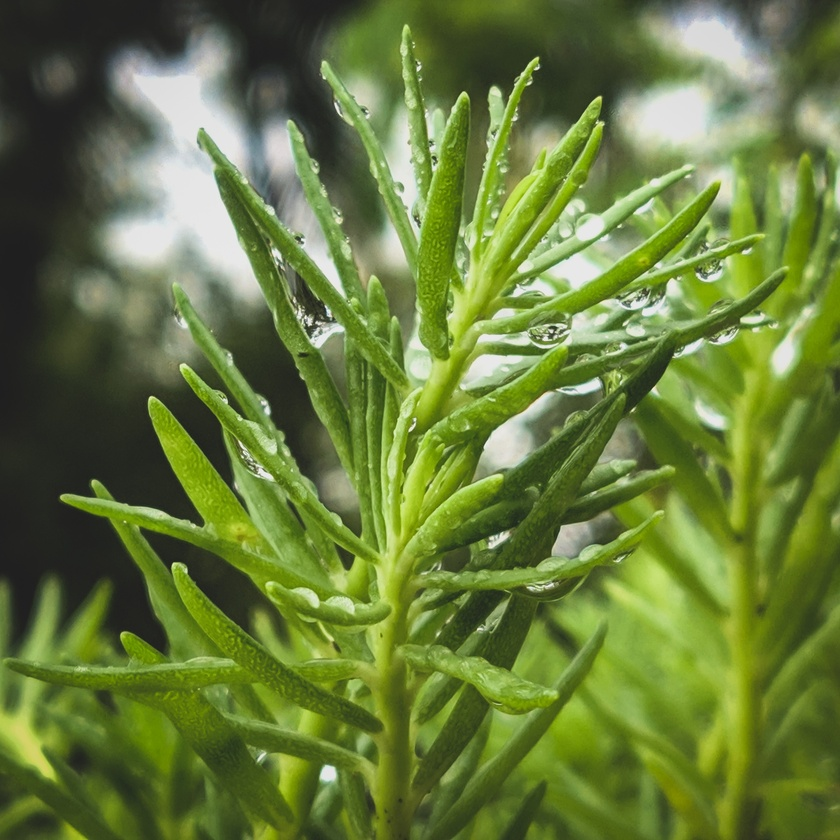
#> input picture NewDMasgn/harry.jpg, 840 x 840 px, shrunk from 2999 x 3000 before the run
$ python expt14.py
#> lines starting #> are read from the running program, lines starting #| are printed output that depends on the picture
#14.WAP a program to implement any DM concept on complex data type (image, audio, video, time series, spatial, multidimensional data)
import cv2
import numpy as np
from sklearn.cluster import KMeans
import matplotlib.pyplot as plt

image = cv2.imread('harry.jpg')
#> image is the input picture: shape (840, 840, 3); mean B, G, R 60.5, 122.8, 103.5
image = cv2.cvtColor(image, cv2.COLOR_BGR2RGB)

pixels = image.reshape(-1, 3)

k = 3

kmeans = KMeans(n_clusters=k)
kmeans.fit(pixels)
labels = kmeans.labels_
centers = kmeans.cluster_centers_

# Reshape the clustered data back to image dimensions
segmented_image = centers[labels].reshape(image.shape)

plt.subplot(121), plt.imshow(image)
plt.title('Original Image'), plt.axis('off')
plt.subplot(122), plt.imshow(segmented_image.astype(np.uint8))
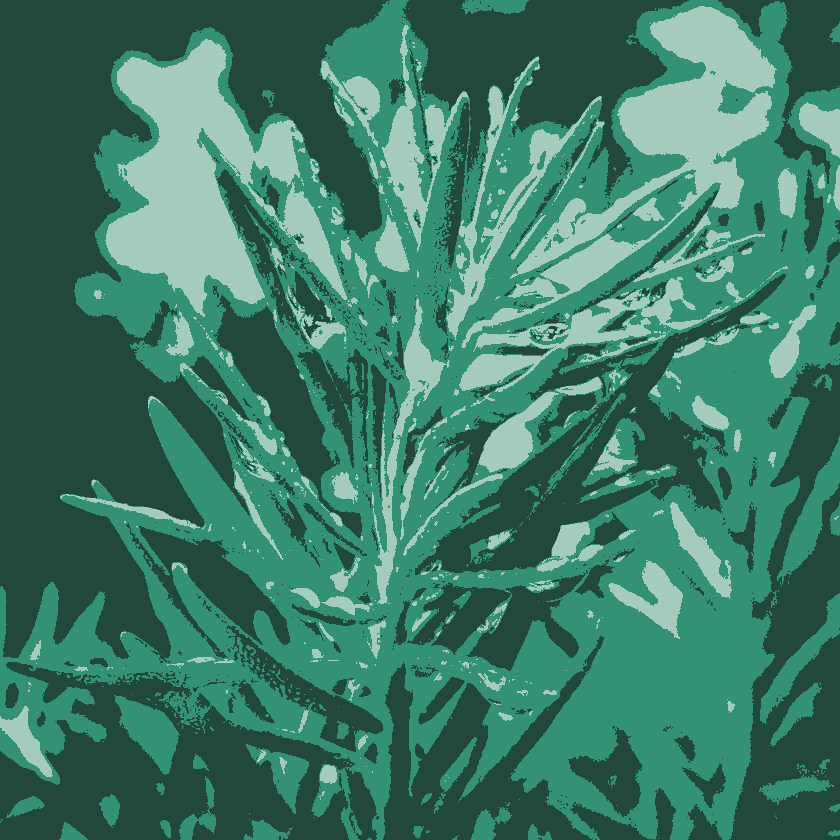
#> segmented_image: shape (840, 840, 3) float64; mean of channels 0, 1, 2 103.6, 122.9, 60.6; drawn as B, G, R
plt.title('Segmented Image'), plt.axis('off')
plt.show()
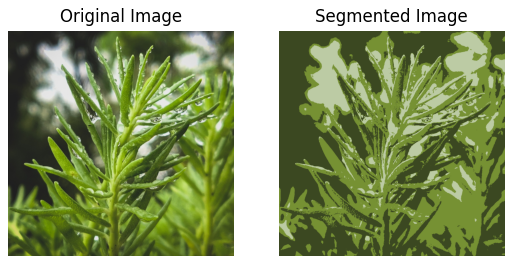
#> figure drawn by matplotlib, 2 panels
